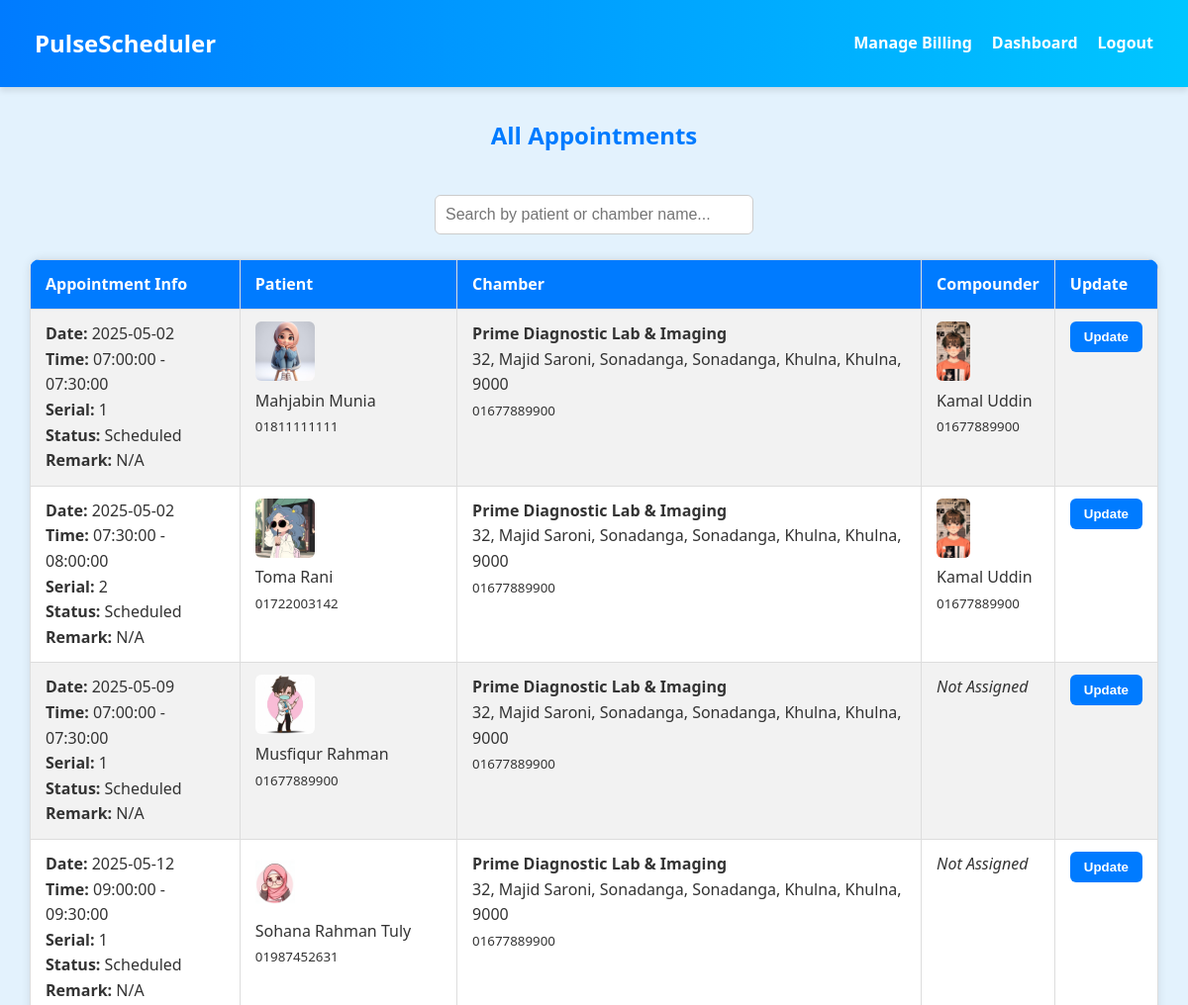
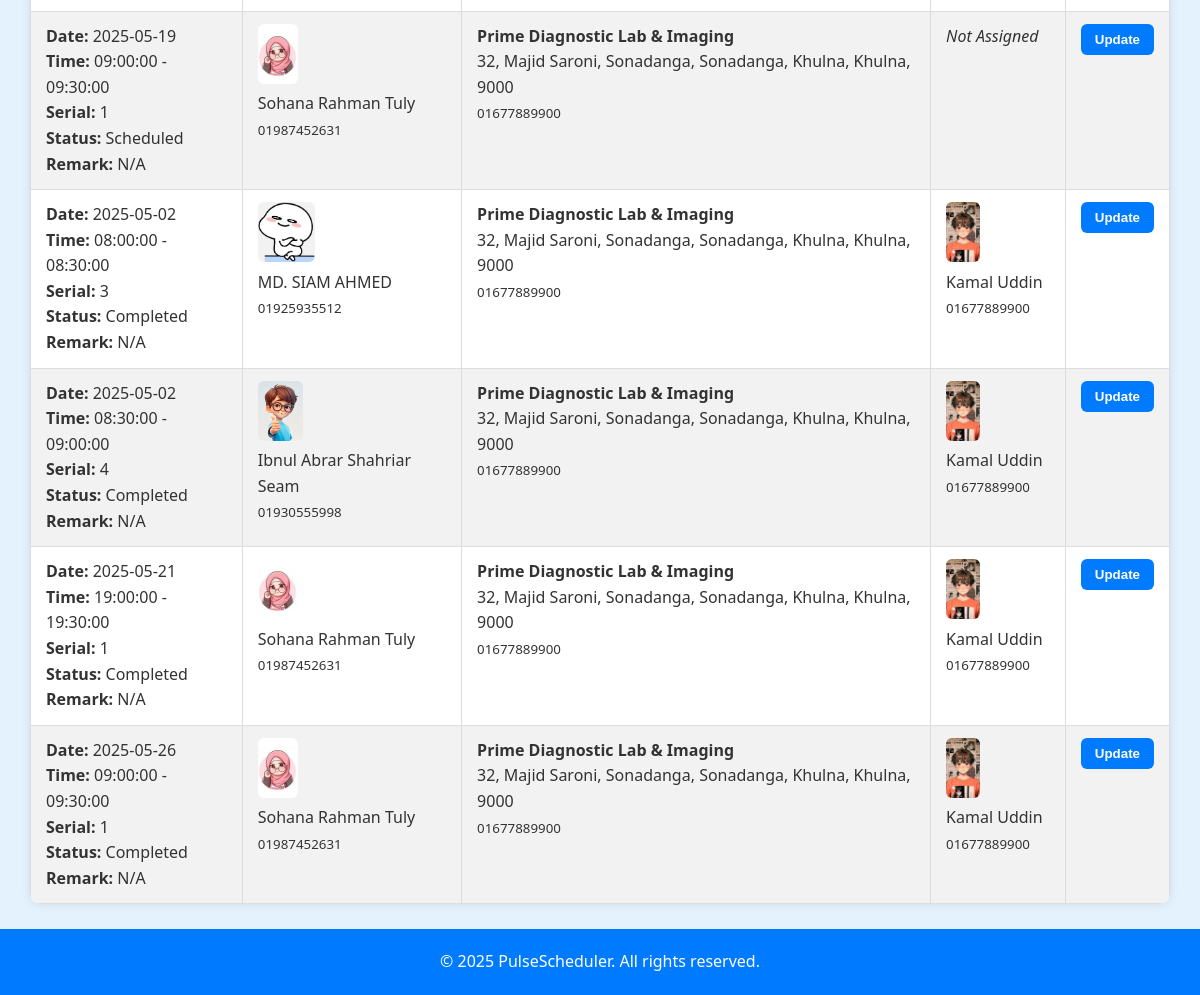
The page /manage_appointment.php (signed in) on the database its author committed (2 pictures, top to bottom).
### tables this page shows
CREATE TABLE IF NOT EXISTS `appointment` (
  `appointment_ID` int NOT NULL AUTO_INCREMENT,
  `user_ID` int DEFAULT NULL,
  `doctor_ID` int DEFAULT NULL,
  `compounder_ID` int DEFAULT NULL,
  `chamber_ID` int DEFAULT NULL,
  `serial_no` int DEFAULT NULL,
  `appointment_date` date DEFAULT NULL,
  `appointment_start_time` time DEFAULT NULL,
  `appointment_end_time` time DEFAULT NULL,
  `status` enum('Scheduled','Completed','Cancelled') DEFAULT NULL,
  `remark` text,
  `sch_id` int DEFAULT NULL,
  PRIMARY KEY (`appointment_ID`),
  KEY `user_ID` (`user_ID`),
  KEY `doctor_ID` (`doctor_ID`),
  KEY `compounder_ID` (`compounder_ID`),
  KEY `chamber_ID` (`chamber_ID`),
  KEY `fk_schid` (`sch_id`)
);

CREATE TABLE IF NOT EXISTS `systemuser` (
  `user_ID` int NOT NULL AUTO_INCREMENT,
  `user_name` varchar(250) NOT NULL,
  `user_password` varchar(250) NOT NULL,
  `full_name` varchar(250) DEFAULT NULL,
  `birth_certificate_number` char(17) DEFAULT NULL,
  `gender` enum('Male','Female','Other') DEFAULT NULL,
  `photo` text,
  `birth_day` date DEFAULT NULL,
  `blood_group` enum('A+','A-','B+','B-','O+','O-','AB+','AB-','Other') DEFAULT NULL,
  `medical_history` text,
  `role` enum('User','Admin','Head') DEFAULT 'User',
  PRIMARY KEY (`user_ID`),
  UNIQUE KEY `birth_cirtificate_number` (`birth_certificate_number`)
);

CREATE TABLE IF NOT EXISTS `chamber` (
  `chamber_ID` int NOT NULL AUTO_INCREMENT,
  `chamber_name` varchar(250) DEFAULT NULL,
  `opening_time` time DEFAULT NULL,
  `closing_time` time DEFAULT NULL,
  `working_days` json DEFAULT NULL,
  PRIMARY KEY (`chamber_ID`)
);

### manage_appointment.php (the view, shortened to what this page needs)
<?php
require_once 'db.php';
$doctor_ID = $_SESSION['user_ID'] ?? null;
$sql = "
SELECT
    a.*,
    p.full_name AS patient_name,
    p.photo AS patient_photo,
    GROUP_CONCAT(DISTINCT pp.phone SEPARATOR ', ') AS patient_phones,
    c.chamber_name,
    GROUP_CONCAT(DISTINCT cp.phone SEPARATOR ', ') AS chamber_phones,
    ad.house_no, ad.road, ad.area, ad.thana, ad.district, ad.division, ad.postal_code,
    cmp.full_name AS compounder_name,
    cmp.photo AS compounder_photo,
    GROUP_CONCAT(DISTINCT cmp_phone.phone SEPARATOR ', ') AS compounder_phones
FROM appointment a
LEFT JOIN systemuser p ON a.user_ID = p.user_ID
LEFT JOIN systemuser cmp ON a.compounder_ID = cmp.user_ID
LEFT JOIN user_phone pp ON pp.user_ID = p.user_ID
LEFT JOIN user_phone cmp_phone ON cmp_phone.user_ID = cmp.user_ID
LEFT JOIN chamber c ON a.chamber_ID = c.chamber_ID
LEFT JOIN chamber_phone cp ON cp.chamber_ID = c.chamber_ID
LEFT JOIN chamber_address ad ON ad.chamber_ID = c.chamber_ID
WHERE a.doctor_ID = ?
GROUP BY a.appointment_ID
ORDER BY
    CASE
        WHEN a.status = 'Scheduled' THEN 1
        WHEN a.status = 'Completed' THEN 2
        WHEN a.status = 'Cancelled' THEN 3
        ELSE 4
    END,
    a.appointment_date ASC
";
$stmt = $conn->prepare($sql);
$stmt->bind_param("i", $doctor_ID);
$stmt->execute();
$result = $stmt->get_result();
?>
<!DOCTYPE html>
<html>
<head>
</head>
<body>
<header>
    <nav>
        <div class="logo">
            <h1>PulseScheduler</h1>
        </div>
        <ul class="nav-links">
            <li><a href="manage_billing.php">Manage Billing</a></li>
            <li><a href="manage_doctor_profile.php">Dashboard</a></li>
            <li><a href="logout.php">Logout</a></li>
        </ul>
    </nav>
</header>
<h2>All Appointments</h2>
<div style="text-align: center; margin-top: 20px;">
    <input type="text" id="searchBox" placeholder="Search by patient or chamber name..."
           style="padding: 10px; width: 300px; font-size: 1rem; border: 1px solid #ccc; border-radius: 6px;">
</div>
<table>
    <tr>
        <th>Appointment Info</th>
        <th>Patient</th>
        <th>Chamber</th>
        <th>Compounder</th>
        <th>Update</th>
    </tr>
    <?php while ($row = $result->fetch_assoc()): ?>
        <tr>
            <td>
                <strong>Date:</strong> <?= $row['appointment_date'] ?><br>
                <strong>Time:</strong> <?= $row['appointment_start_time'] ?> - <?= $row['appointment_end_time'] ?><br>
                <strong>Serial:</strong> <?= $row['serial_no'] ?><br>
                <strong>Status:</strong> <?= $row['status'] ?><br>
                <strong>Remark:</strong> <?= nl2br(htmlspecialchars($row['remark']??'N/A')) ?>
            </td>
            <td>
                <img src="<?= htmlspecialchars($row['patient_photo']??'N/A') ?>" alt="Patient Photo"><br>
                <?= htmlspecialchars($row['patient_name']??'N/A') ?><br>
                <small><?= $row['patient_phones'] ?></small>
            </td>
            <td>
                <strong><?= htmlspecialchars($row['chamber_name']) ?></strong><br>
                <?= $row['house_no'] ? $row['house_no'] . ', ' : '' ?>
                <?= $row['road'] ? $row['road'] . ', ' : '' ?>
                <?= $row['area'] ? $row['area'] . ', ' : '' ?>
                <?= $row['thana'] ? $row['thana'] . ', ' : '' ?>
                <?= $row['district'] ? $row['district'] . ', ' : '' ?>
                <?= $row['division'] ? $row['division'] . ', ' : '' ?>
                <?= $row['postal_code'] ?><br>
                <small><?= $row['chamber_phones'] ?></small>
            </td>
            <td>
                <?php if ($row['compounder_ID']): ?>
                    <img src="<?= htmlspecialchars($row['compounder_photo']) ?>" alt="Compounder Photo"><br>
                    <?= htmlspecialchars($row['compounder_name']) ?><br>
                    <small><?= $row['compounder_phones'] ?></small>
                <?php else: ?>
                    <em>Not Assigned</em>
                <?php endif; ?>
            </td>
            <td>
                <form action="update_appointment.php" method="get">
                    <button type="submit" class="update-btn">Update</button>
                </form>
            </td>
        </tr>
    <?php endwhile; ?>
</table>
<footer>
    &copy; <?= date("Y") ?> PulseScheduler. All rights reserved.
</footer>
</body>
</html>

### manage_appointment.php (style rules this page uses)
body { font-family: 'Segoe UI', Tahoma, Geneva, Verdana, sans-serif; background-color: #e3f2fd; margin: 0; padding: 0; box-sizing: border-box; color: #333; line-height: 1.6; min-height: 100vh; display: flex; flex-direction: column; }
header { background: linear-gradient(90deg, #007BFF, #00C6FF); color: white; padding: 10px 20px; box-shadow: 0 4px 6px rgba(0, 0, 0, 0.1); }
nav { display: flex; justify-content: space-between; align-items: center; max-width: 1200px; margin: 0 auto; padding: 15px 15px; }
.logo h1 { font-size: 1.5rem; margin: 0; }
.nav-links { list-style: none; display: flex; gap: 20px; margin: 0; padding: 0; }
.nav-links a { color: white; text-decoration: none; font-weight: bold; font-size: 1em; transition: color 0.3s ease; }
h2 { color: #007bff; text-align: center; margin-top: 30px; }
table { width: 95%; border-collapse: collapse; margin: 25px auto; background: white; box-shadow: 0 0 10px rgba(0,0,0,0.1); border-radius: 10px; overflow: hidden; }
th, td { border: 1px solid #ddd; padding: 12px 15px; text-align: left; vertical-align: top; }
th { background-color: #007bff; color: white; }
tr:nth-child(even) { background-color: #f2f2f2; }
img { max-width: 60px; max-height: 60px; border-radius: 6px; }
.update-btn { padding: 8px 14px; background-color: #007bff; color: white; border: none; cursor: pointer; border-radius: 6px; font-weight: bold; }
footer { background-color: #007bff; color: white; text-align: center; padding: 20px 0; margin-top: auto; }

### rows shown on the page
appointment: appointment_date "2025-05-02", appointment_start_time "07:00:00", appointment_end_time "07:30:00", serial_no "1", status "Scheduled", remark "N/A", user_ID.photo (picture), user_ID.full_name "Mahjabin Munia", patient_phones "01811111111", chamber_ID.chamber_name "Prime Diagnostic Lab & Imaging", house_no "32", road "Majid Saroni", area "Sonadanga", thana "Sonadanga", district "Khulna", division "Khulna", postal_code "9000", chamber_phones "01677889900", systemuser.photo (picture), systemuser.full_name "Kamal Uddin", compounder_phones "01677889900"
appointment: appointment_date "2025-05-02", appointment_start_time "07:30:00", appointment_end_time "08:00:00", serial_no "2", status "Scheduled", remark "N/A", user_ID.photo (picture), user_ID.full_name "Toma Rani", patient_phones "01722003142", chamber_ID.chamber_name "Prime Diagnostic Lab & Imaging", house_no "32", road "Majid Saroni", area "Sonadanga", thana "Sonadanga", district "Khulna", division "Khulna", postal_code "9000", chamber_phones "01677889900", systemuser.photo (picture), systemuser.full_name "Kamal Uddin", compounder_phones "01677889900"
appointment: appointment_date "2025-05-09", appointment_start_time "07:00:00", appointment_end_time "07:30:00", serial_no "1", status "Scheduled", remark "N/A", user_ID.photo (picture), user_ID.full_name "Musfiqur Rahman", patient_phones "01677889900", chamber_ID.chamber_name "Prime Diagnostic Lab & Imaging", house_no "32", road "Majid Saroni", area "Sonadanga", thana "Sonadanga", district "Khulna", division "Khulna", postal_code "9000", chamber_phones "01677889900", shows "Not Assigned"
appointment: appointment_date "2025-05-12", appointment_start_time "09:00:00", appointment_end_time "09:30:00", serial_no "1", status "Scheduled", remark "N/A", user_ID.photo (picture), user_ID.full_name "Sohana Rahman Tuly", patient_phones "01987452631", chamber_ID.chamber_name "Prime Diagnostic Lab & Imaging", house_no "32", road "Majid Saroni", area "Sonadanga", thana "Sonadanga", district "Khulna", division "Khulna", postal_code "9000", chamber_phones "01677889900", shows "Not Assigned"
appointment: appointment_date "2025-05-19", appointment_start_time "09:00:00", appointment_end_time "09:30:00", serial_no "1", status "Scheduled", remark "N/A", user_ID.photo (picture), user_ID.full_name "Sohana Rahman Tuly", patient_phones "01987452631", chamber_ID.chamber_name "Prime Diagnostic Lab & Imaging", house_no "32", road "Majid Saroni", area "Sonadanga", thana "Sonadanga", district "Khulna", division "Khulna", postal_code "9000", chamber_phones "01677889900", shows "Not Assigned"
appointment: appointment_date "2025-05-02", appointment_start_time "08:00:00", appointment_end_time "08:30:00", serial_no "3", status "Completed", remark "N/A", user_ID.photo (picture), user_ID.full_name "MD. SIAM AHMED", patient_phones "01925935512", chamber_ID.chamber_name "Prime Diagnostic Lab & Imaging", house_no "32", road "Majid Saroni", area "Sonadanga", thana "Sonadanga", district "Khulna", division "Khulna", postal_code "9000", chamber_phones "01677889900", systemuser.photo (picture), systemuser.full_name "Kamal Uddin", compounder_phones "01677889900"
appointment: appointment_date "2025-05-02", appointment_start_time "08:30:00", appointment_end_time "09:00:00", serial_no "4", status "Completed", remark "N/A", user_ID.photo (picture), user_ID.full_name "Ibnul Abrar Shahriar Seam", patient_phones "01930555998", chamber_ID.chamber_name "Prime Diagnostic Lab & Imaging", house_no "32", road "Majid Saroni", area "Sonadanga", thana "Sonadanga", district "Khulna", division "Khulna", postal_code "9000", chamber_phones "01677889900", systemuser.photo (picture), systemuser.full_name "Kamal Uddin", compounder_phones "01677889900"
appointment: appointment_date "2025-05-21", appointment_start_time "19:00:00", appointment_end_time "19:30:00", serial_no "1", status "Completed", remark "N/A", user_ID.photo (picture), user_ID.full_name "Sohana Rahman Tuly", patient_phones "01987452631", chamber_ID.chamber_name "Prime Diagnostic Lab & Imaging", house_no "32", road "Majid Saroni", area "Sonadanga", thana "Sonadanga", district "Khulna", division "Khulna", postal_code "9000", chamber_phones "01677889900", systemuser.photo (picture), systemuser.full_name "Kamal Uddin", compounder_phones "01677889900"
appointment: appointment_date "2025-05-26", appointment_start_time "09:00:00", appointment_end_time "09:30:00", serial_no "1", status "Completed", remark "N/A", user_ID.photo (picture), user_ID.full_name "Sohana Rahman Tuly", patient_phones "01987452631", chamber_ID.chamber_name "Prime Diagnostic Lab & Imaging", house_no "32", road "Majid Saroni", area "Sonadanga", thana "Sonadanga", district "Khulna", division "Khulna", postal_code "9000", chamber_phones "01677889900", systemuser.photo (picture), systemuser.full_name "Kamal Uddin", compounder_phones "01677889900"
